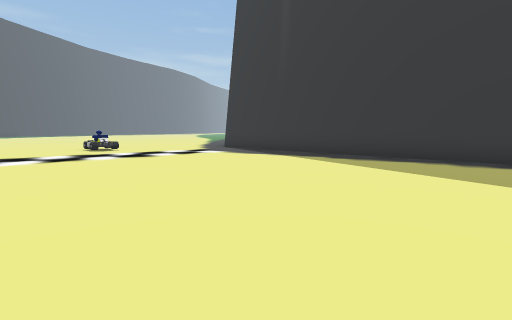
[1] (above)

24 first-person views from a walk through a Unity game level. The camera is 1.5 m above the floor, tilts 6° down and sees 85° across. The floor is counted in squares, 2 m on a side. Each view is taken from the middle of a square. On the plan, view 1 faces up. The plan holds only what a view shows up to about 10 squares ahead; the rest is blank. The place goes on beyond the plan.

[2]
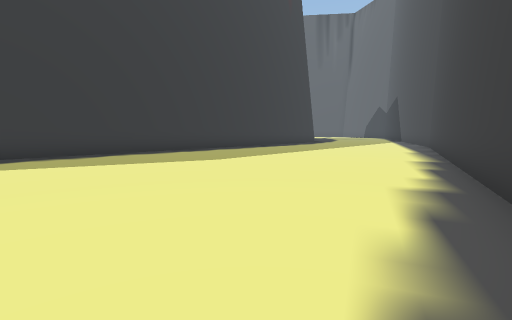

[3]
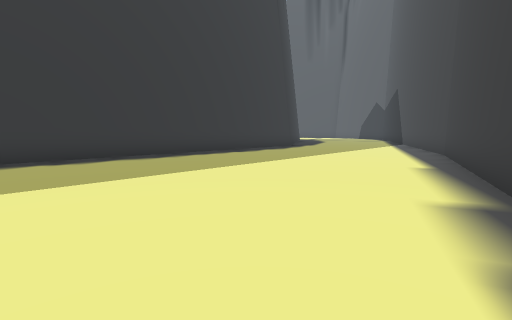

[4]
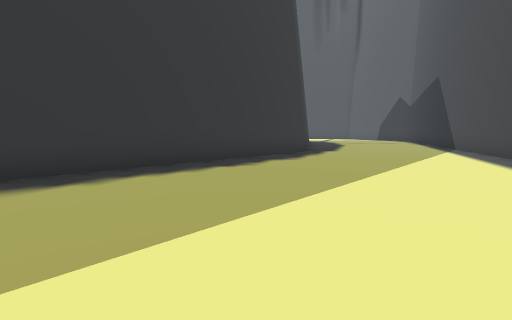

[5]
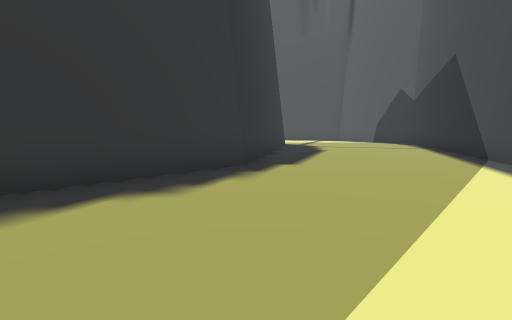

[6]
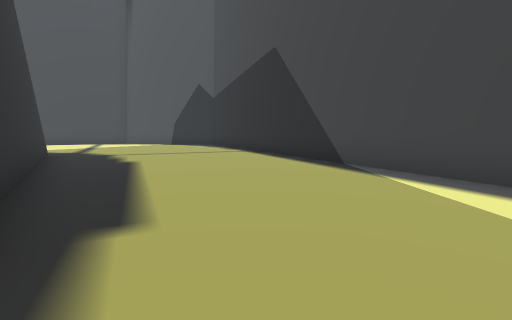

[7]
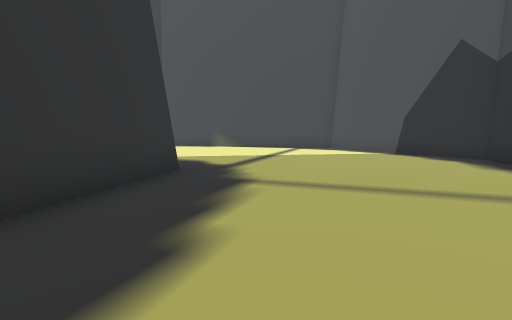

[8]
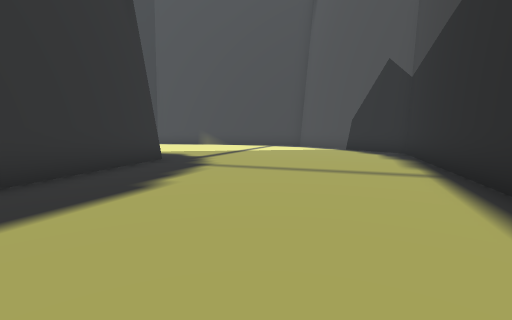

[9]
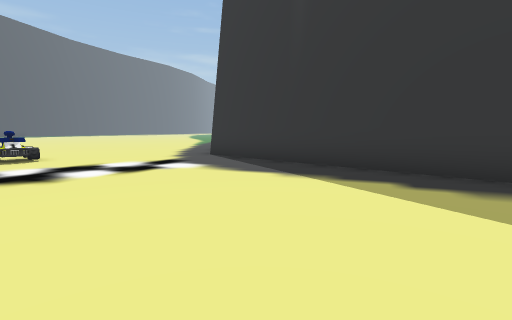

[10]
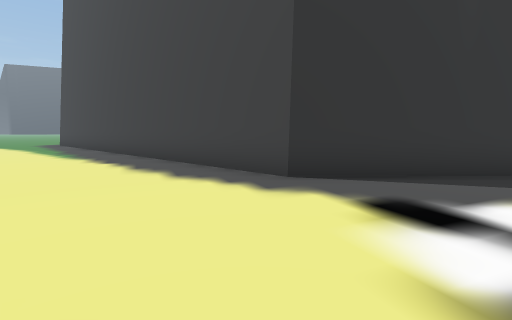

[11]
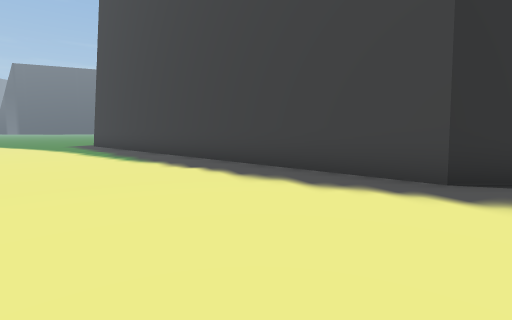

[12]
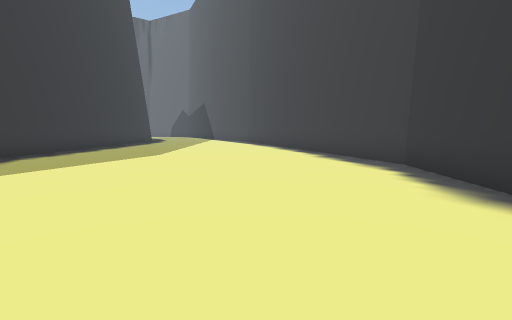

[13]
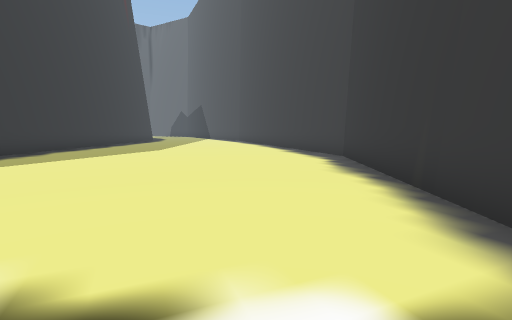

[14]
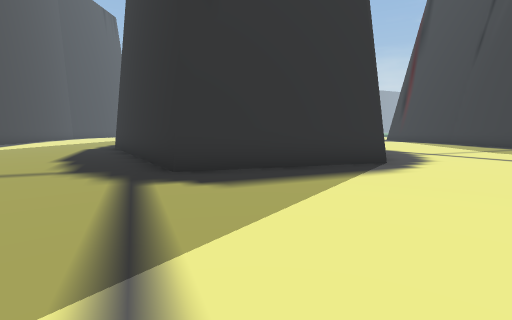

[15]
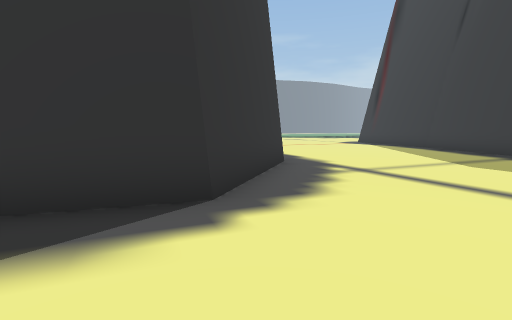

[16]
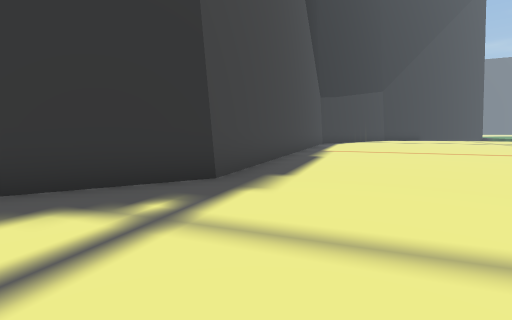

[17]
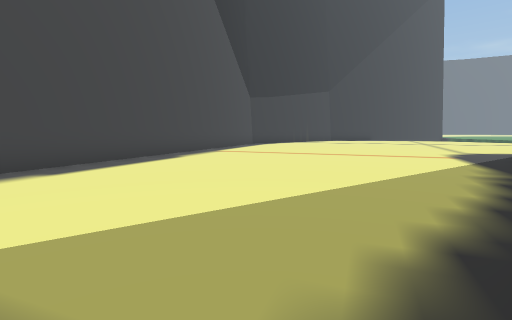

[18]
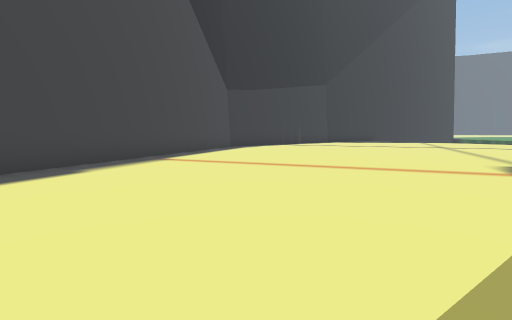

[19]
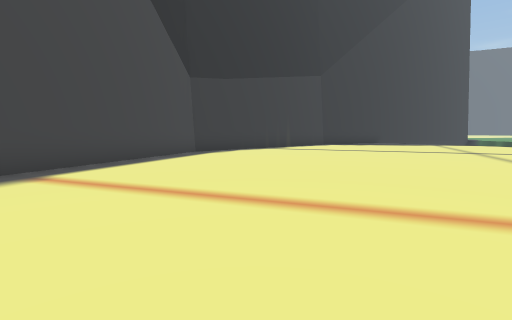

[20]
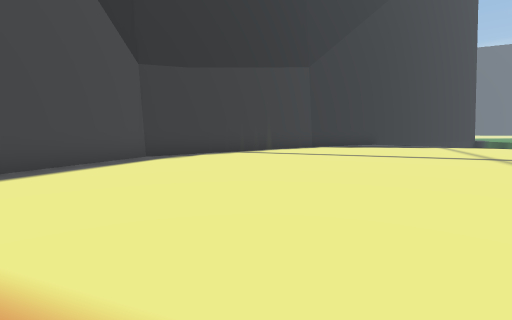

[21]
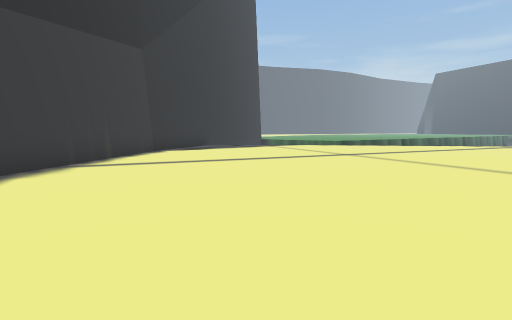

[22]
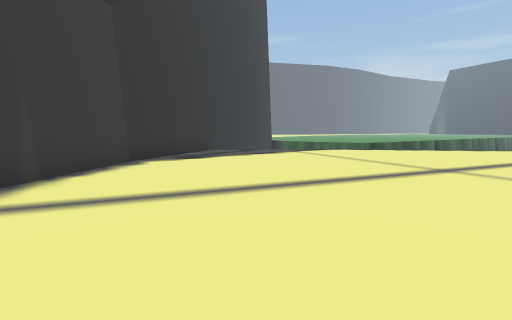

[23]
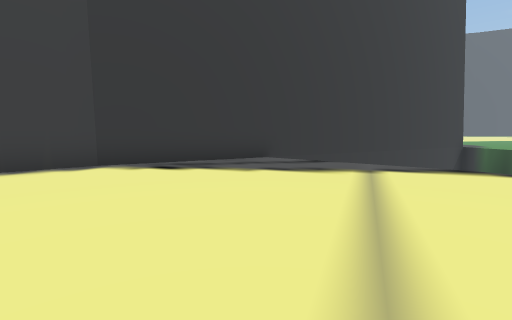

[24]
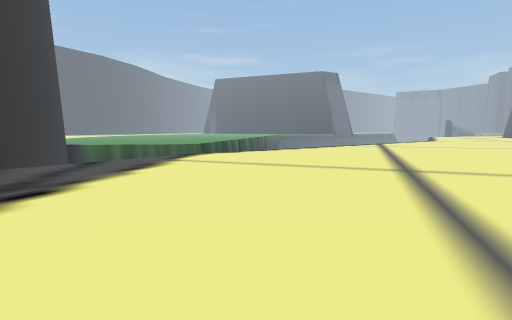

### Floor plan
Points are (right, up) in squares from view 1. A wall is a line through its corners. A room is listed if a view was taken in it or the views show most of it. See-through windows are left out.
Room 1 (views 1, 2, 3, 4, 5, 6, 7, 8, 9, 10, 11, 12, 13, 14)
walls: (9.5, -6.8) (25.1, -11.9) (28.1, -10.1); (-6, 4.1) (-2.1, -0.7) (9.6, -6.8); (25, -1.1) (23.3, -4.4) (15.1, -2.7) (-1.4, 12.9) (-1.8, 22)
ways out: opening at (27, -1.7) to room 2
objects: other object (-6, 10) to (-6, 11)
Room 2 (views 15, 16, 17, 18, 19, 20, 21, 22, 23, 24)
walls: (7, 13.7) (11.9, 7.8) (23.6, 3.4) (25.5, -0.2) (25, -1.1); (27.6, 9.2) (26.3, 10.5); (2.5, 22.1) (7, 13.6)
ways out: opening at (27, -1.7) to room 1

Where each view was taken, in squares from view 1:
view 1: 0 up, 0 right, facing up
view 2: 1 up, 3 left, facing right
view 3: 1 down, 1 right, facing right
view 4: 1 down, 5 right, facing right
view 5: 3 down, 9 right, facing right
view 6: 3 down, 13 right, facing down-right
view 7: 6 down, 18 right, facing right
view 8: 7 down, 16 right, facing right
view 9: 4 up, 0 right, facing up
view 10: 10 up, 5 left, facing up-right
view 11: 12 up, 6 left, facing up-right
view 12: 6 up, 4 left, facing down-right
view 13: 7 up, 6 left, facing down-right
view 14: 7 down, 28 right, facing up-left
view 15: 2 down, 28 right, facing up-left
view 16: 4 up, 28 right, facing left
view 17: 8 up, 28 right, facing left
view 18: 9 up, 25 right, facing left
view 19: 10 up, 22 right, facing left
view 20: 11 up, 20 right, facing left
view 21: 9 up, 17 right, facing up-left
view 22: 11 up, 14 right, facing up-left
view 23: 17 up, 13 right, facing left
view 24: 12 up, 10 right, facing up
